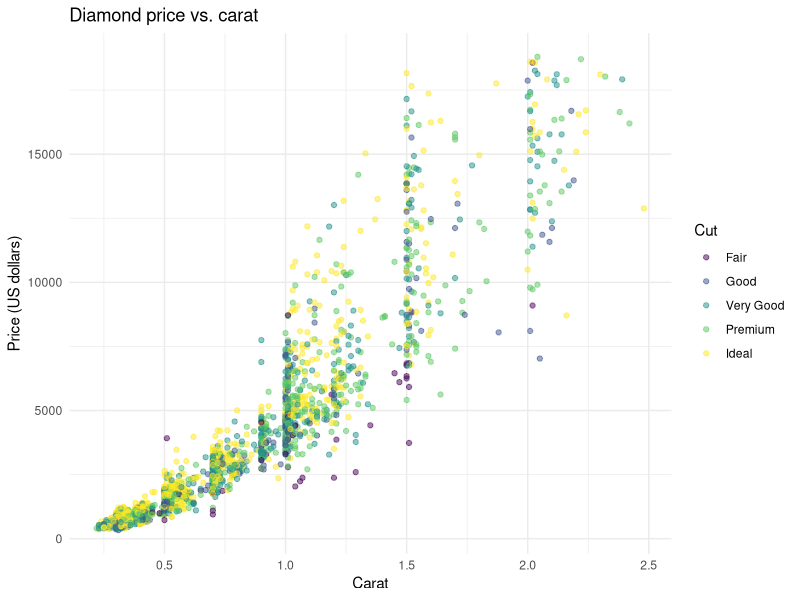
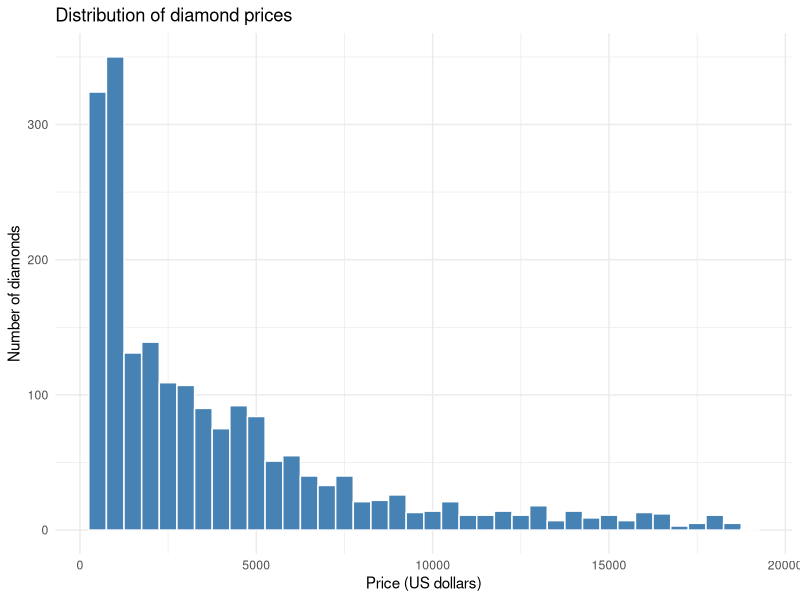
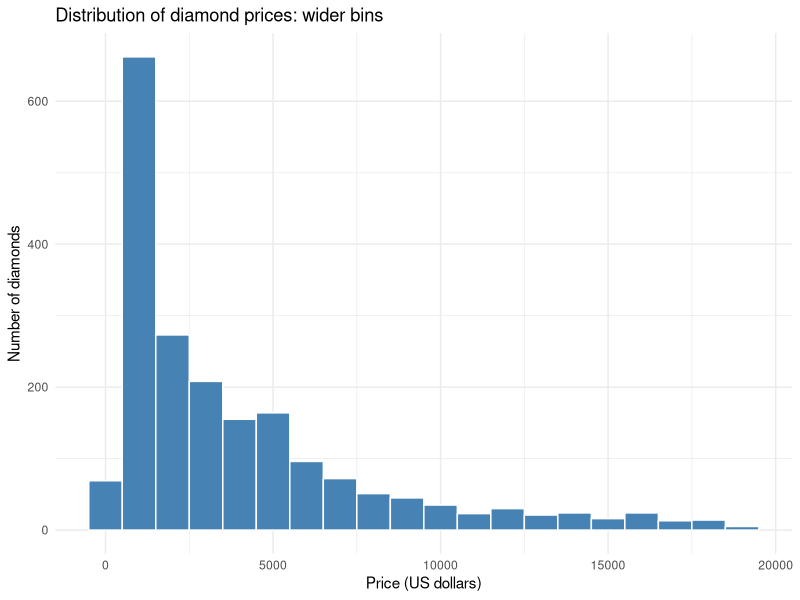
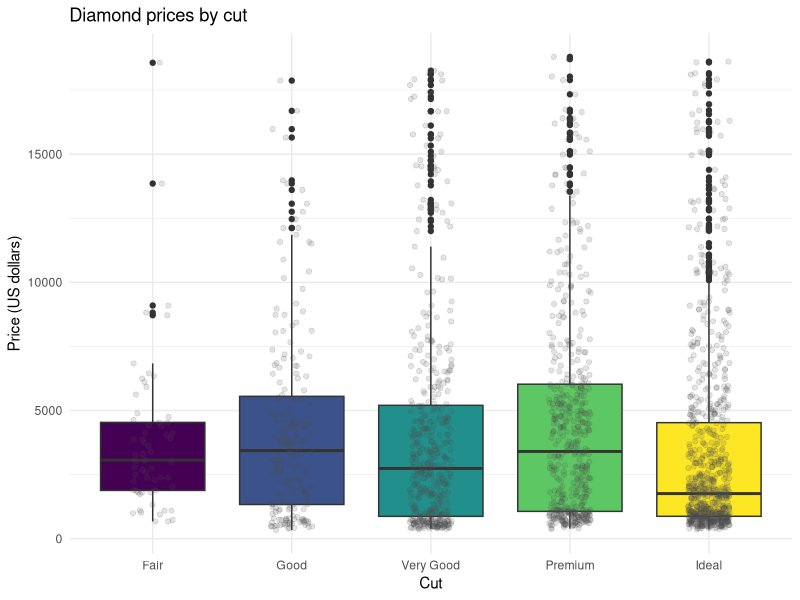
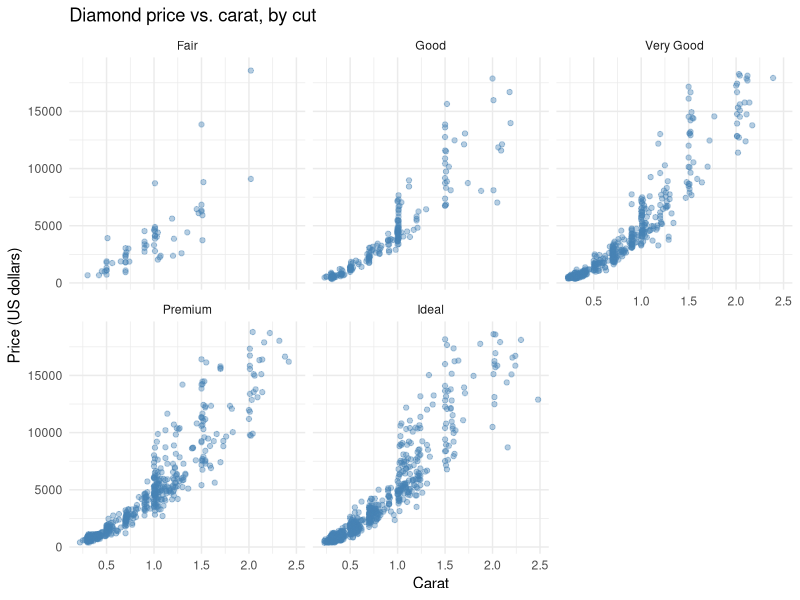
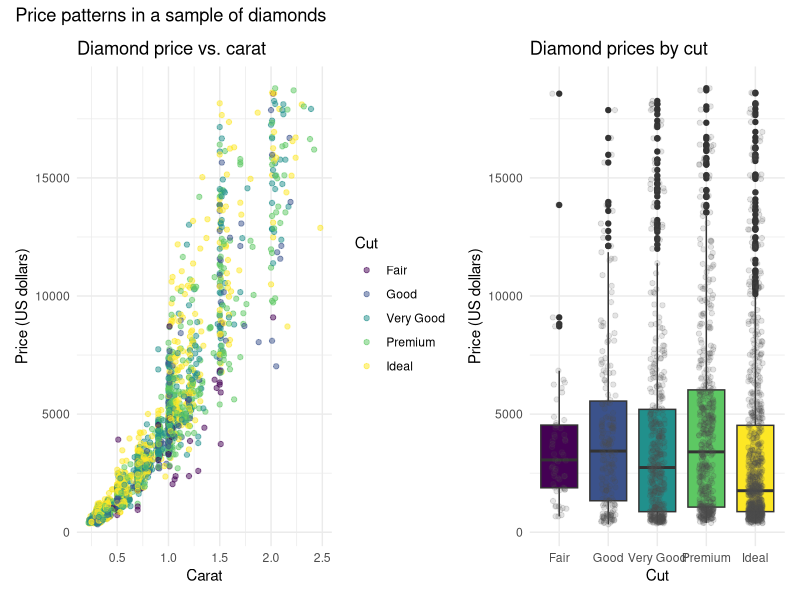
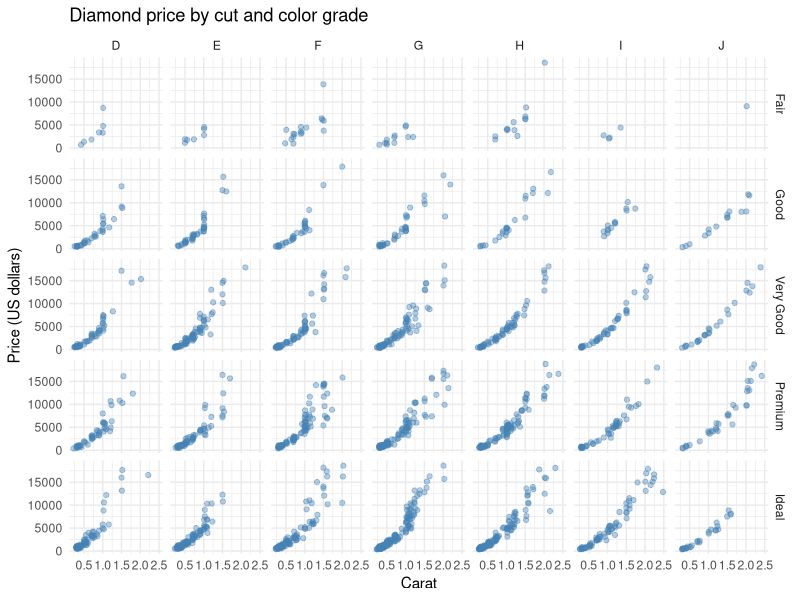
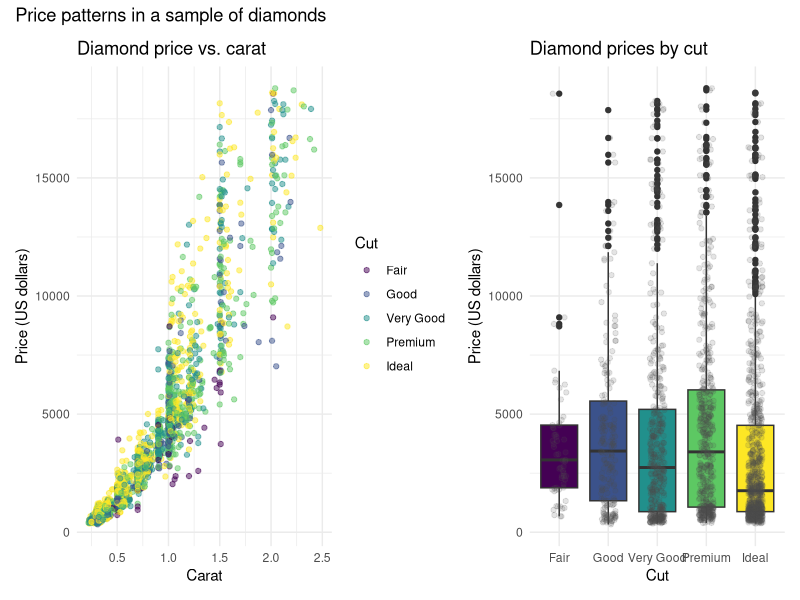

The R source for these figures, in order:
# One possible solution is shown for each exercise. 
# Other plots meeting the instructions are valid. 

# These exercises use `ggplot2::diamonds`, which comes with {ggplot2}. 
# Each row represents one diamond. 
# We will use a fixed sample of 2,000 diamonds to keep the scatterplots readable.

# Variables used here:
# - `carat`: diamond weight in carats.
# - `price`: price in US dollars.
# - `cut`: cut quality, with categories Fair, Good, Very Good, Premium, and Ideal.
# - `color`: diamond color grade, from D (best) to J (worst).


# I suggest you use `data =` and `mapping =` in your `ggplot()` calls as you learn. 
# Answer interpretation questions in one sentence beneath your code.

	# Setup 
	library(tidyverse)
	library(patchwork)

	# Since the next line of code takes a random sample of rows from the data set,
	# let's set the seed so it will use the same sample each time.
	# set.seed() is a random number generator; run ? set.seed() for more information
	
	set.seed(123)

	diamonds_plot <- ggplot2::diamonds |>
	  slice_sample(n = 2000)
	
	glimpse(diamonds_plot)

	# 1. Build and customize a scatterplot:
		
	# Create a scatterplot with:
	# - `carat` on the x-axis and `price` on the y-axis;
	# - point color mapped to `cut`;
	# - all points set to `alpha = 0.5` and `size = 1.5`.
	
	# Add informative axis labels and a title. 
	# Use a built-in theme of your choice. 
	# Save the plot as `p_scatter`, then display it.
	
	# Write one sentence describing the relationship you see between carat and price. 
	# Identify one aesthetic you mapped and one aesthetic you set.
	
	# Write your code here:
	
	p_scatter <- 
	  ggplot(
	    data = diamonds_plot,
	    mapping = aes(x = carat, y = price, color = cut)) +
	  geom_point(alpha = 0.5, size = 1.5) +
	  labs(
	    title = "Diamond price vs. carat",
	    x = "Carat",
	    y = "Price (US dollars)",
	    color = "Cut") +
	  theme_minimal()
	
	? theme_minimal
	
	p_scatter


	# Your response to the questions here:
	# Price generally increases with carat, although prices vary among diamonds 
	# of similar carat. 
	
	# Color is mapped to cut (each one is a different color based on the key); 
	# alpha and size are set to fixed values. 

	
	# 2. Explore a distribution 

	# Create a histogram of `price` using `binwidth = 500`. 
	# Set the bar fill to `"steelblue"` and the outline color to `"white"`. 
	# Add informative labels.
	# Then make a second version using `binwidth = 1000`.
	
	# Write one sentence explaining how changing the bin width affects the 
	# appearance of the histogram. 
	# Which version helps you see the distribution more clearly? 

	# Write your code here:
	
	p_hist <- 
	  ggplot(
	    data = diamonds_plot,
	    mapping = aes(x = price)) +
	  geom_histogram(
	    binwidth = 500,
	    fill = "steelblue",
	    color = "white") +
	  labs(
	    title = "Distribution of diamond prices",
	    x = "Price (US dollars)",
	    y = "Number of diamonds") +
	  theme_minimal()
	
	p_hist
	
	p_hist_bin <- 
	  ggplot(
	    data = diamonds_plot,
	    mapping = aes(x = price)) +
	  geom_histogram(
	    binwidth = 1000,
	    fill = "steelblue",
	    color = "white") +
	  labs(
	    title = "Distribution of diamond prices: wider bins",
	    x = "Price (US dollars)",
	    y = "Number of diamonds") +
	  theme_minimal()
	
	p_hist_bin



	# Your response:
	# Wider bins produce fewer, broader bars and show less detail. It is harder 
	# to see trends and patterns

	# 3. Compare groups with two layers 
	
	# Create a boxplot with `cut` on the x-axis and `price` on the y-axis.
	# Map the box fill to `cut`.
	# Add individual observations using `geom_jitter(width = 0.15, height = 0, alpha = 0.15)`.
	# Give all jittered points the fixed color `"grey30"`.
	# Remove the fill legend because the cut categories already appear on the x-axis.
	# Add informative labels and a built-in theme.
	# Save this plot as `p_box`, then display it.
	
	# Hint: put `fill = cut` inside `aes()` in `geom_boxplot()` so it applies 
	# only to the boxplot layer.

	# Write one sentence explaining what the jittered points add to the boxplot.

	# Write your code here:
	
	p_box <- 
	  ggplot(
	    data = diamonds_plot,
	    mapping = aes(x = cut, y = price)) +
	  geom_boxplot(mapping = aes(fill = cut)) +
	  geom_jitter(
	    width = 0.15,
	    height = 0,
	    alpha = 0.15,
	    color = "grey30") +
	  guides(fill = "none") +
	  labs(
	    title = "Diamond prices by cut",
	    x = "Cut",
	    y = "Price (US dollars)") +
	  theme_minimal()
	
	p_box

	# Your response:
	# The points show individual prices and where observations are concentrated, 
	# alongside the boxplot summary. 
	# Height = 0 keeps the plotted prices unchanged vertically. 
	# The default boxplot also draws outliers, so some observations appear in both layers; 
	# suppressing outliers is not required for this exercise.
	# I am a little confused about what the different colored dots along the whiskers 
	# mean. 

	
# 4. Compare color and facets 

	# Create a new scatterplot with `carat` on the x-axis and `price` on the y-axis. 
	# Set all points to `alpha = 0.4`.
	# Use `facet_wrap()` to create one panel for each `cut` category. 
	# Keep all points the same color. 
	# Add informative labels and a built-in theme.
	# Write one sentence comparing this plot with `p_scatter`. 
	# What is easier to see when cut categories have their own panels?

	# Write your code here:

	p_facets <- 
	  ggplot(
	    data = diamonds_plot,
	    mapping = aes(x = carat, y = price)) +
	  geom_point(alpha = 0.4, color = "steelblue") +
	  facet_wrap(~ cut) +
	  labs(
	    title = "Diamond price vs. carat, by cut",
	    x = "Carat",
	    y = "Price (US dollars)") +
	  theme_minimal()
	
	p_facets
	
	# Your response:
	# Facets reduce overlap among cut categories and make within-category 
	# patterns easier to inspect. 
	# The original color plot allows direct comparison of categories in the same panel.
	# Accept other accurate comparisons.
	# All of the plots look very similar 

	# 5. Assemble and save a figure 
	
	# Use `patchwork` to place `p_scatter` and `p_box` side by side.
	# Add an overall title using `plot_annotation()`.
	# Save the combined figure as an object named `diamond_figure`.
	# Write the object out to display it.
	# Use `ggsave()` to save it as `diamond_figure.png`, with width 10 inches, 
		# height 5 inches, and resolution 300 dpi.
	# Use the `plot =` argument to specify the object to save in ggsave().
	# Find the saved image in your project folder and open it. 
	# Check that the labels and legends are readable.
	# If they are not, play around with the height and width or the font size in theme().
	# Hint: use `p_scatter | p_box` for the side-by-side layout.
	
	# Write your code here
	
	diamond_figure <- (p_scatter | p_box) +
	  plot_annotation(title = "Price patterns in a sample of diamonds")
	
	diamond_figure
	
	ggsave(
	  filename = "diamond_figure.png",
	  plot = diamond_figure,
	  width = 10,
	  height = 5,
	  units = "in",
	  dpi = 300
	)


	
	# 6. Practice `facet_grid()` with two grouping variables.
	
	# Create a scatterplot of price (y) against carat (x) with:
	# - rows defined by `cut` and columns defined by the diamond `color` grade, 
	# using `facet_grid()`
	# - all points partly transparent
	# - informative labels and a built-in theme.
	
	# Keep all points the same fixed color. 
	# Note that `color` is a column in this dataset: using it in a facet formula 
	# splits the data by diamond color grade.
	
	# Which layout is easier to read: the five panels from Exercise 4 or this larger grid?
	# Explain your choice in one sentence.
	
	# Write your code here:
	
	ggplot(
	  data = diamonds_plot,
	  mapping = aes(x = carat, y = price)) +
	  geom_point(alpha = 0.4, color = "steelblue") +
	  facet_grid(cut ~ color) +
	  labs(
	    title = "Diamond price by cut and color grade",
	    x = "Carat",
	    y = "Price (US dollars)") +
	  theme_minimal()

	# Write your answer here:
	# The larger grid contains 35 panels and can be crowded on a small screen. 
	# It is very overwhelming and hard to see trends because there are so many panels. 
	
